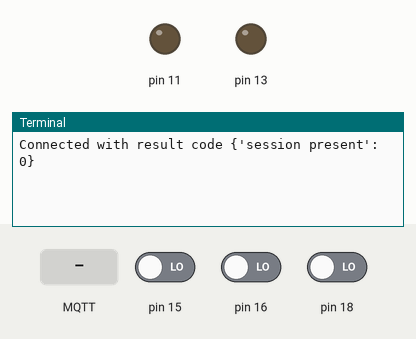
Recording of a program running on a simulated Raspberry Pi (header pin numbers). Shown: output pins drawn as LEDs (lit = HIGH), the last lines printed to the terminal. The inputs (shaded band) are chosen by the test bench; at power-on: pin 15 LOW, pin 16 LOW, pin 18 LOW. No MQTT or app messages arrive unless stated.

Above: at 1.3 s.
1.4 s: pin 15 driven HIGH
At 2.0 s:
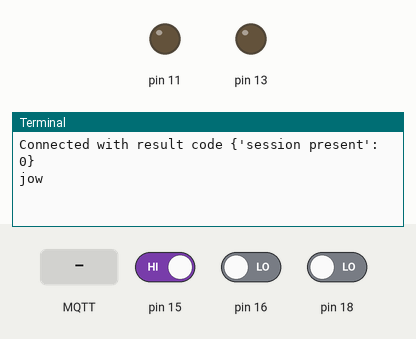
2.9 s: MQTT message "l" arrives on the first subscribed topic
At 4.1 s:
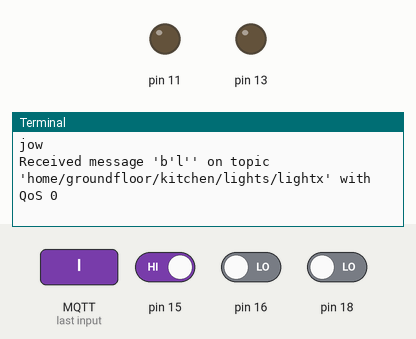
4.4 s: MQTT message "r" arrives on the first subscribed topic
At 5.5 s:
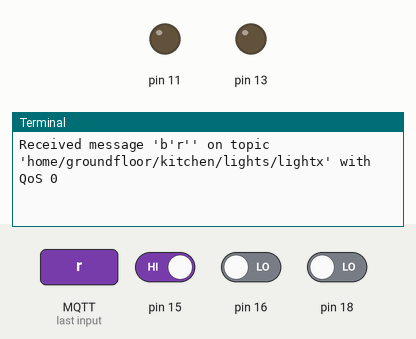
5.9 s: MQTT message "o" arrives on the first subscribed topic
At 6.7 s:
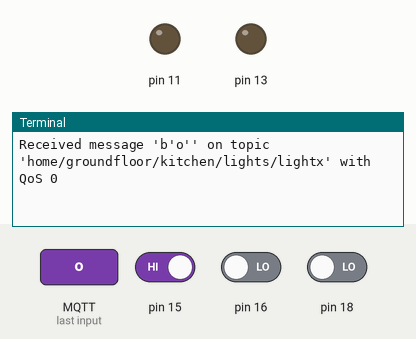

The program:

ibemqtt.py
```python
import paho.mqtt.client as paho
import time
import RPi.GPIO as GPIO
GPIO.setmode(GPIO.BOARD)
GPIO.setup(11, GPIO.OUT) #left LED
GPIO.setup(13, GPIO.OUT) #right LED
GPIO.setup(15, GPIO.IN) #left button
GPIO.setup(16, GPIO.IN) #right button
GPIO.setup(18, GPIO.IN) #middle button

def writeKitchen(channel):
    write('l')
def writeLivingroom(channel):
    write('r')
def writeOff(channel):
    write('o')

def write(data):
    client.publish("home/groundfloor/livingroom/lights/lightx", str(data), qos=1)

def on_publish(client, userdata, mid):
    #   print("mid: "+str(mid))
    print("jow")

def on_connect(client, userdata, rc):
    print("Connected with result code "+str(rc))
    client.subscribe("home/groundfloor/kitchen/lights/lightx")

def on_message(client, userdata, message):
    print("Received message '" + str(message.payload) + "' on topic '" + message.topic + "' with QoS " + str(message.qos))
    if(str(message.payload) == "l"):
        GPIO.output(11, not GPIO.input(11))
    if(str(message.payload) == "r"):
        GPIO.output(13, not GPIO.input(13))
    if(str(message.payload) == "o"):
        GPIO.output(11, not GPIO.input(11))
        GPIO.output(13, not GPIO.input(13))

GPIO.add_event_detect(15, GPIO.RISING, callback=writeKitchen, bouncetime=500)

GPIO.add_event_detect(16, GPIO.RISING, callback=writeLivingroom, bouncetime=500)

GPIO.add_event_detect(18, GPIO.RISING, callback=writeOff, bouncetime=500)
def main():
    global client
    try:
        client = paho.Client()
        client.on_publish = on_publish
        client.on_connect = on_connect
        client.on_message = on_message
        client.username_pw_set("bxaxrkah", "1zQixURXUYuB")
        client.connect("m10.cloudmqtt.com", 13915)
        client.loop_forever()
    except KeyboardInterrupt:
        pass
    finally:
        print("Programma afsluiten")
        GPIO.cleanup()
        client.loop_stop()
        client.disconnect()
if __name__ == "__main__":
    main()
```

Measured:
- after the input at 1.4 s, the terminal: prints a new line at once (image 1)
- after the input at 2.9 s, the terminal: prints a new line at once (image 2)
- after the input at 4.4 s, the terminal: prints a new line at once (image 3)
- after the input at 5.9 s, the terminal: prints a new line at once (image 4)
